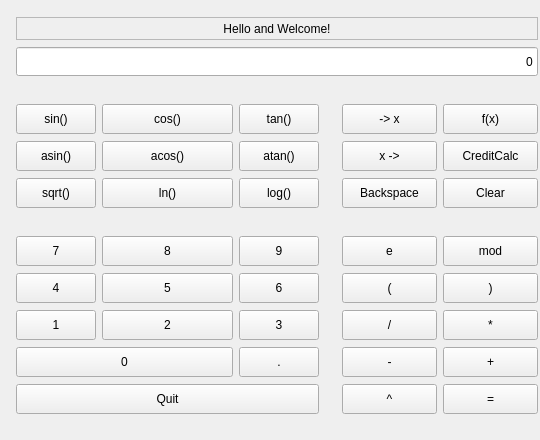
<?xml version="1.0" encoding="UTF-8"?>
<ui version="4.0">
 <class>MainWindow</class>
 <widget class="QMainWindow" name="MainWindow">
  <property name="geometry">
   <rect>
    <x>0</x>
    <y>0</y>
    <width>540</width>
    <height>440</height>
   </rect>
  </property>
  <property name="sizePolicy">
   <sizepolicy hsizetype="Preferred" vsizetype="Expanding">
    <horstretch>0</horstretch>
    <verstretch>0</verstretch>
   </sizepolicy>
  </property>
  <property name="windowTitle">
   <string>UltraCalculator 2.0</string>
  </property>
  <widget class="QWidget" name="centralwidget">
   <widget class="QWidget" name="">
    <property name="geometry">
     <rect>
      <x>16</x>
      <y>16</y>
      <width>522</width>
      <height>409</height>
     </rect>
    </property>
    <layout class="QGridLayout" name="gridLayout">
     <item row="0" column="0" colspan="6">
      <widget class="QLabel" name="communication_field">
       <property name="sizePolicy">
        <sizepolicy hsizetype="Expanding" vsizetype="Maximum">
         <horstretch>0</horstretch>
         <verstretch>0</verstretch>
        </sizepolicy>
       </property>
       <property name="minimumSize">
        <size>
         <width>443</width>
         <height>23</height>
        </size>
       </property>
       <property name="frameShape">
        <enum>QFrame::StyledPanel</enum>
       </property>
       <property name="text">
        <string>Hello and Welcome!</string>
       </property>
       <property name="alignment">
        <set>Qt::AlignCenter</set>
       </property>
      </widget>
     </item>
     <item row="1" column="0" colspan="6">
      <widget class="QLineEdit" name="input_field">
       <property name="sizePolicy">
        <sizepolicy hsizetype="Expanding" vsizetype="Maximum">
         <horstretch>0</horstretch>
         <verstretch>0</verstretch>
        </sizepolicy>
       </property>
       <property name="minimumSize">
        <size>
         <width>443</width>
         <height>29</height>
        </size>
       </property>
       <property name="text">
        <string>0</string>
       </property>
       <property name="alignment">
        <set>Qt::AlignRight|Qt::AlignTrailing|Qt::AlignVCenter</set>
       </property>
       <property name="readOnly">
        <bool>true</bool>
       </property>
      </widget>
     </item>
     <item row="2" column="1">
      <spacer name="horizontalSpacer_3">
       <property name="minimumSize">
        <size>
         <width>80</width>
         <height>21</height>
        </size>
       </property>
       <property name="orientation">
        <enum>Qt::Horizontal</enum>
       </property>
       <property name="sizeHint" stdset="0">
        <size>
         <width>87</width>
         <height>20</height>
        </size>
       </property>
      </spacer>
     </item>
     <item row="3" column="0">
      <widget class="QPushButton" name="pushButton_sin">
       <property name="minimumSize">
        <size>
         <width>80</width>
         <height>30</height>
        </size>
       </property>
       <property name="text">
        <string>sin()</string>
       </property>
      </widget>
     </item>
     <item row="3" column="1">
      <widget class="QPushButton" name="pushButton_cos">
       <property name="minimumSize">
        <size>
         <width>80</width>
         <height>30</height>
        </size>
       </property>
       <property name="text">
        <string>cos()</string>
       </property>
      </widget>
     </item>
     <item row="3" column="2">
      <widget class="QPushButton" name="pushButton_tan">
       <property name="minimumSize">
        <size>
         <width>80</width>
         <height>30</height>
        </size>
       </property>
       <property name="text">
        <string>tan()</string>
       </property>
      </widget>
     </item>
     <item row="3" column="4">
      <widget class="QPushButton" name="pushButton_data_to_x">
       <property name="minimumSize">
        <size>
         <width>95</width>
         <height>30</height>
        </size>
       </property>
       <property name="text">
        <string>-&gt; x</string>
       </property>
      </widget>
     </item>
     <item row="3" column="5">
      <widget class="QPushButton" name="pushButton_function">
       <property name="minimumSize">
        <size>
         <width>95</width>
         <height>30</height>
        </size>
       </property>
       <property name="text">
        <string>f(x)</string>
       </property>
      </widget>
     </item>
     <item row="4" column="0">
      <widget class="QPushButton" name="pushButton_asin">
       <property name="minimumSize">
        <size>
         <width>80</width>
         <height>30</height>
        </size>
       </property>
       <property name="text">
        <string>asin()</string>
       </property>
      </widget>
     </item>
     <item row="4" column="1">
      <widget class="QPushButton" name="pushButton_acos">
       <property name="minimumSize">
        <size>
         <width>80</width>
         <height>30</height>
        </size>
       </property>
       <property name="text">
        <string>acos()</string>
       </property>
      </widget>
     </item>
     <item row="4" column="2">
      <widget class="QPushButton" name="pushButton_atan">
       <property name="minimumSize">
        <size>
         <width>80</width>
         <height>30</height>
        </size>
       </property>
       <property name="text">
        <string>atan()</string>
       </property>
      </widget>
     </item>
     <item row="4" column="4">
      <widget class="QPushButton" name="pushButton_x_insert">
       <property name="minimumSize">
        <size>
         <width>95</width>
         <height>30</height>
        </size>
       </property>
       <property name="text">
        <string>x -&gt;</string>
       </property>
      </widget>
     </item>
     <item row="4" column="5">
      <widget class="QPushButton" name="pushButton_CreditCalc">
       <property name="minimumSize">
        <size>
         <width>95</width>
         <height>30</height>
        </size>
       </property>
       <property name="text">
        <string>CreditCalc</string>
       </property>
      </widget>
     </item>
     <item row="5" column="0">
      <widget class="QPushButton" name="pushButton_sqrt">
       <property name="minimumSize">
        <size>
         <width>80</width>
         <height>30</height>
        </size>
       </property>
       <property name="text">
        <string>sqrt()</string>
       </property>
      </widget>
     </item>
     <item row="5" column="1">
      <widget class="QPushButton" name="pushButton_ln">
       <property name="minimumSize">
        <size>
         <width>80</width>
         <height>30</height>
        </size>
       </property>
       <property name="text">
        <string>ln()</string>
       </property>
      </widget>
     </item>
     <item row="5" column="2">
      <widget class="QPushButton" name="pushButton_log">
       <property name="minimumSize">
        <size>
         <width>80</width>
         <height>30</height>
        </size>
       </property>
       <property name="text">
        <string>log()</string>
       </property>
      </widget>
     </item>
     <item row="5" column="4">
      <widget class="QPushButton" name="pushButton_backspace">
       <property name="minimumSize">
        <size>
         <width>95</width>
         <height>30</height>
        </size>
       </property>
       <property name="text">
        <string>Backspace</string>
       </property>
      </widget>
     </item>
     <item row="5" column="5">
      <widget class="QPushButton" name="pushButton_Clear">
       <property name="minimumSize">
        <size>
         <width>95</width>
         <height>30</height>
        </size>
       </property>
       <property name="text">
        <string>Clear</string>
       </property>
      </widget>
     </item>
     <item row="6" column="0" colspan="6">
      <spacer name="horizontalSpacer">
       <property name="minimumSize">
        <size>
         <width>441</width>
         <height>21</height>
        </size>
       </property>
       <property name="orientation">
        <enum>Qt::Horizontal</enum>
       </property>
       <property name="sizeType">
        <enum>QSizePolicy::Expanding</enum>
       </property>
       <property name="sizeHint" stdset="0">
        <size>
         <width>488</width>
         <height>18</height>
        </size>
       </property>
      </spacer>
     </item>
     <item row="7" column="0">
      <widget class="QPushButton" name="pushButton_7">
       <property name="minimumSize">
        <size>
         <width>80</width>
         <height>30</height>
        </size>
       </property>
       <property name="text">
        <string>7</string>
       </property>
       <property name="shortcut">
        <string>7</string>
       </property>
      </widget>
     </item>
     <item row="7" column="1">
      <widget class="QPushButton" name="pushButton_8">
       <property name="minimumSize">
        <size>
         <width>80</width>
         <height>30</height>
        </size>
       </property>
       <property name="text">
        <string>8</string>
       </property>
       <property name="shortcut">
        <string>8</string>
       </property>
      </widget>
     </item>
     <item row="7" column="2">
      <widget class="QPushButton" name="pushButton_9">
       <property name="minimumSize">
        <size>
         <width>80</width>
         <height>30</height>
        </size>
       </property>
       <property name="text">
        <string>9</string>
       </property>
       <property name="shortcut">
        <string>9</string>
       </property>
      </widget>
     </item>
     <item row="7" column="3" rowspan="5">
      <spacer name="verticalSpacer">
       <property name="minimumSize">
        <size>
         <width>11</width>
         <height>150</height>
        </size>
       </property>
       <property name="orientation">
        <enum>Qt::Vertical</enum>
       </property>
       <property name="sizeHint" stdset="0">
        <size>
         <width>13</width>
         <height>153</height>
        </size>
       </property>
      </spacer>
     </item>
     <item row="7" column="4">
      <widget class="QPushButton" name="pushButton_e">
       <property name="minimumSize">
        <size>
         <width>95</width>
         <height>30</height>
        </size>
       </property>
       <property name="text">
        <string>e</string>
       </property>
      </widget>
     </item>
     <item row="7" column="5">
      <widget class="QPushButton" name="pushButton_mod">
       <property name="minimumSize">
        <size>
         <width>95</width>
         <height>30</height>
        </size>
       </property>
       <property name="text">
        <string>mod</string>
       </property>
      </widget>
     </item>
     <item row="8" column="0">
      <widget class="QPushButton" name="pushButton_4">
       <property name="minimumSize">
        <size>
         <width>80</width>
         <height>30</height>
        </size>
       </property>
       <property name="text">
        <string>4</string>
       </property>
       <property name="shortcut">
        <string>4</string>
       </property>
      </widget>
     </item>
     <item row="8" column="1">
      <widget class="QPushButton" name="pushButton_5">
       <property name="minimumSize">
        <size>
         <width>80</width>
         <height>30</height>
        </size>
       </property>
       <property name="text">
        <string>5</string>
       </property>
       <property name="shortcut">
        <string>5</string>
       </property>
      </widget>
     </item>
     <item row="8" column="2">
      <widget class="QPushButton" name="pushButton_6">
       <property name="minimumSize">
        <size>
         <width>80</width>
         <height>30</height>
        </size>
       </property>
       <property name="text">
        <string>6</string>
       </property>
       <property name="shortcut">
        <string>6</string>
       </property>
      </widget>
     </item>
     <item row="8" column="4">
      <widget class="QPushButton" name="pushButton_L_bracket">
       <property name="minimumSize">
        <size>
         <width>95</width>
         <height>30</height>
        </size>
       </property>
       <property name="text">
        <string>(</string>
       </property>
       <property name="shortcut">
        <string>(</string>
       </property>
      </widget>
     </item>
     <item row="8" column="5">
      <widget class="QPushButton" name="pushButton_R_bracket">
       <property name="minimumSize">
        <size>
         <width>95</width>
         <height>30</height>
        </size>
       </property>
       <property name="text">
        <string>)</string>
       </property>
       <property name="shortcut">
        <string>)</string>
       </property>
      </widget>
     </item>
     <item row="9" column="0">
      <widget class="QPushButton" name="pushButton_1">
       <property name="minimumSize">
        <size>
         <width>80</width>
         <height>30</height>
        </size>
       </property>
       <property name="text">
        <string>1</string>
       </property>
       <property name="shortcut">
        <string>1</string>
       </property>
      </widget>
     </item>
     <item row="9" column="1">
      <widget class="QPushButton" name="pushButton_2">
       <property name="minimumSize">
        <size>
         <width>80</width>
         <height>30</height>
        </size>
       </property>
       <property name="text">
        <string>2</string>
       </property>
       <property name="shortcut">
        <string>2</string>
       </property>
      </widget>
     </item>
     <item row="9" column="2">
      <widget class="QPushButton" name="pushButton_3">
       <property name="minimumSize">
        <size>
         <width>80</width>
         <height>30</height>
        </size>
       </property>
       <property name="text">
        <string>3</string>
       </property>
       <property name="shortcut">
        <string>3</string>
       </property>
      </widget>
     </item>
     <item row="9" column="4">
      <widget class="QPushButton" name="pushButton_divide">
       <property name="minimumSize">
        <size>
         <width>95</width>
         <height>30</height>
        </size>
       </property>
       <property name="text">
        <string>/</string>
       </property>
       <property name="shortcut">
        <string>/</string>
       </property>
      </widget>
     </item>
     <item row="9" column="5">
      <widget class="QPushButton" name="pushButton_mult">
       <property name="minimumSize">
        <size>
         <width>95</width>
         <height>30</height>
        </size>
       </property>
       <property name="text">
        <string>*</string>
       </property>
       <property name="shortcut">
        <string>*</string>
       </property>
      </widget>
     </item>
     <item row="10" column="0" colspan="2">
      <widget class="QPushButton" name="pushButton_0">
       <property name="minimumSize">
        <size>
         <width>160</width>
         <height>30</height>
        </size>
       </property>
       <property name="text">
        <string>0</string>
       </property>
      </widget>
     </item>
     <item row="10" column="2">
      <widget class="QPushButton" name="pushButton_dot">
       <property name="minimumSize">
        <size>
         <width>80</width>
         <height>30</height>
        </size>
       </property>
       <property name="text">
        <string>.</string>
       </property>
      </widget>
     </item>
     <item row="10" column="4">
      <widget class="QPushButton" name="pushButton_minus">
       <property name="minimumSize">
        <size>
         <width>95</width>
         <height>30</height>
        </size>
       </property>
       <property name="text">
        <string>-</string>
       </property>
       <property name="shortcut">
        <string>-</string>
       </property>
      </widget>
     </item>
     <item row="10" column="5">
      <widget class="QPushButton" name="pushButton_plus">
       <property name="minimumSize">
        <size>
         <width>95</width>
         <height>30</height>
        </size>
       </property>
       <property name="styleSheet">
        <string notr="true"/>
       </property>
       <property name="text">
        <string>+</string>
       </property>
       <property name="shortcut">
        <string>+</string>
       </property>
      </widget>
     </item>
     <item row="11" column="0" colspan="3">
      <widget class="QPushButton" name="pushButton_quit">
       <property name="minimumSize">
        <size>
         <width>240</width>
         <height>30</height>
        </size>
       </property>
       <property name="styleSheet">
        <string notr="true"/>
       </property>
       <property name="text">
        <string>Quit</string>
       </property>
      </widget>
     </item>
     <item row="11" column="4">
      <widget class="QPushButton" name="pushButton_pow">
       <property name="minimumSize">
        <size>
         <width>95</width>
         <height>30</height>
        </size>
       </property>
       <property name="text">
        <string>^</string>
       </property>
       <property name="shortcut">
        <string>^</string>
       </property>
      </widget>
     </item>
     <item row="11" column="5">
      <widget class="QPushButton" name="pushButton_equal">
       <property name="minimumSize">
        <size>
         <width>95</width>
         <height>30</height>
        </size>
       </property>
       <property name="text">
        <string>=</string>
       </property>
       <property name="shortcut">
        <string>+</string>
       </property>
      </widget>
     </item>
    </layout>
   </widget>
  </widget>
 </widget>
 <resources/>
 <connections/>
</ui>
